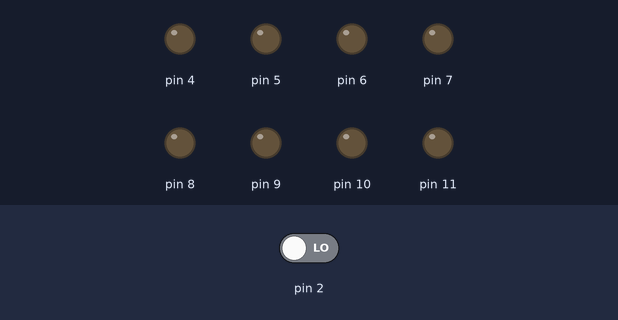
A sketch run on a simulated Arduino Uno, built with avr-gcc and run on an emulated ATmega328P. On the bench: output pins drawn as LEDs (lit = HIGH). The inputs (shaded band) are chosen by the test bench; at power-on: pin 2 LOW.

Above: at 1.2 s.
1.3 s: pin 2 driven HIGH
At 2.1 s:
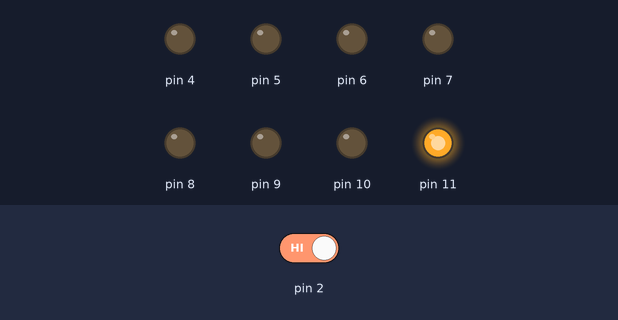
At 3.1 s:
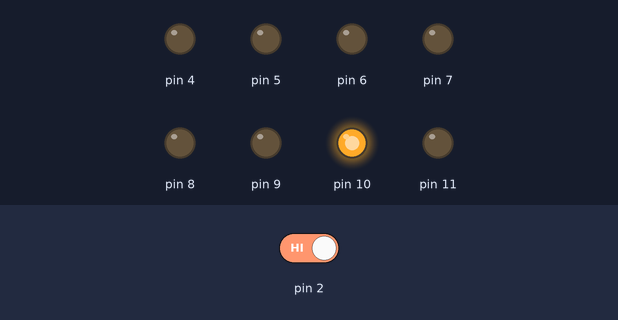
7.3 s: pin 2 driven LOW
At 8.1 s:
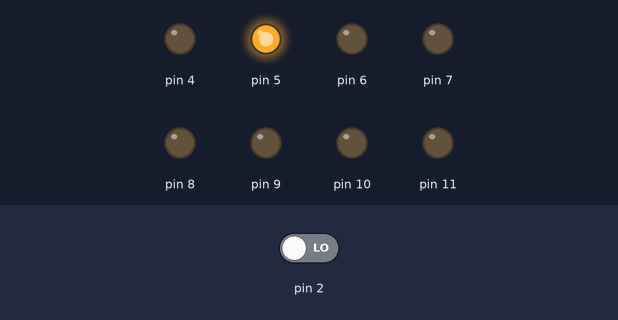
Timing chart, 0 to 10.8 s (numbered marks = the images above; inputs shaded):
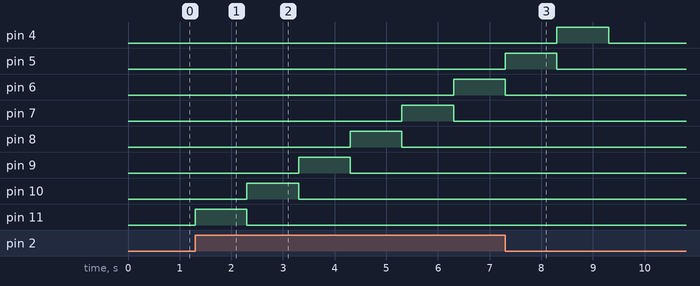

The sketch:

blink_it1.ino
```cpp
int speed = 0;
void setup()
{
  pinMode(2, INPUT);
  for(int i=4; i<12; i++)
  {
    pinMode(i, OUTPUT);
  }
}
void LEDs_off()
{
  for(int i=4; i<12; i++)
  {
    digitalWrite(i, LOW);
  }
}
void loop()
{
  speed = 1000;
  if(digitalRead(2)==HIGH){
    for(int i=11; i>3; i--){
    LEDs_off();
    digitalWrite(i, HIGH);
    delay(speed);
   }
  }
  else{
    for(int i=11; i>3; i--){
    LEDs_off();
    digitalWrite(i, LOW);
   }
  }
}
```

Measured:
- after the input at 1.3 s, pin 6: LOW → HIGH after 5.0 s; pin 7: LOW → HIGH after 4.0 s, → LOW 1.0 s later; pin 8: LOW → HIGH after 3.0 s, → LOW 1.0 s later; pin 9: LOW → HIGH after 2.0 s, → LOW 1.0 s later; pin 10: LOW → HIGH after 1.0 s, → LOW 1.0 s later
- after the input at 7.3 s, pin 5: goes on until 8.3 s, then stays LOW; pin 6: goes on until 7.3 s, then stays LOW; pin 7: stays LOW (without the input it goes to HIGH after 6.0 s); pin 8: stays LOW (without the input it goes to HIGH after 5.0 s); pin 9: stays LOW (without the input it goes to HIGH after 4.0 s)
